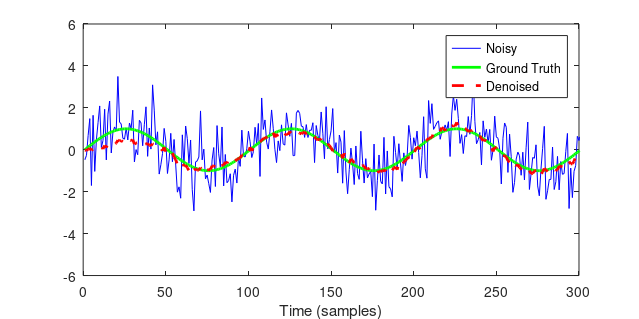
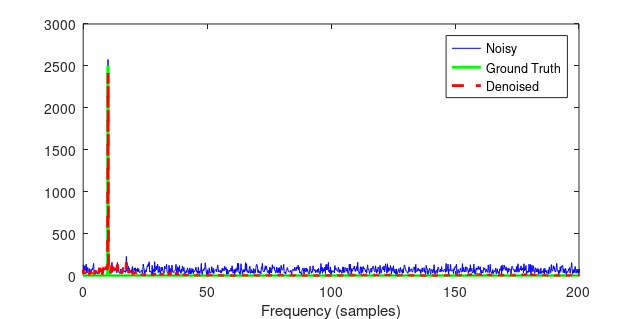
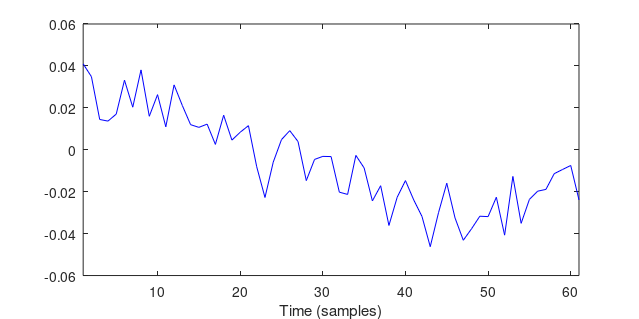

MATLAB code for these plots, in order:
%% Test script to see if we can do weiner filter with a Gaussian
% Assumptions are that the signal is narrowband while noise is broadband
% 
% Neal Wadhwa, February 2014

clear;
close all;

N = 1e4;
P = 20;
n = 0:N;
sigman = 1;

figDir = mfilename;
mkdir(figDir);


A = [0 0 1];
p = rand(4,1)*2*pi;
d = A(1)*sin(2*pi/1e3*40*n+p(1)) + A(2)*sin(2*pi/1e3*20*n+p(2)) + A(3)*sin(2*pi/1e3*10*n+p(3));
v = sigman*randn(size(d));
x = d + v;

q = 60;
p = q + 1;
w = zeros(p+5,p)/(p);
y = zeros(size(d));
mu = 0.001;
for n = q+3:N-q-1
   y(n) = convn(x(n-q:n), w(n,:), 'valid');
   e(n) = y(n)-x(n+1);
   xT = x(n:-1:n-q);   
   w(n+1,:) = w(n,:) - mu * xT./(norm(xT)+eps)*e(n); % Normalized gradient descent
    
end

%% Solve Weiner-Hopf equations
A  = xcorr(x,x);
A = A(1:N+1);
weights = [1:N+1];
A = A./weights;
A = fliplr(A);
M = p;
[XX, YY] = meshgrid(0:M-1, 0:M-1);
idx = abs(XX-YY)+1;
R = A(idx);


B = xcorr(x,x);
B = B(1:N+1);
B = B./weights;
B = fliplr(B);
idx = [ 1:p] + 1;
rdx =  B(idx)';
w_weiner = R\rdx; % What w should converge to
y_weiner = conv(x, w_weiner, 'full');


%% Plot
ff = figure('Position', [1 1 640 320],'PaperPositionMode','auto');
plot(x,'b');
hold on;
plot(d, 'g','LineWidth', 2);
plot(y_weiner,'r--', 'LineWidth', 2);
xlabel('Time (samples)');
xlim([0 300]);
legend({'Noisy', 'Ground Truth', 'Denoised'}, 'Location', 'Best');
saveas(ff, fullfile(figDir, 'timeDomain.eps'), 'psc2');

ff = figure('Position', [1 1 640 320],'PaperPositionMode','auto');
M = 5e3;
plot(linspace(0,1001,M), abs(fft(x,M)),'b');
hold on;
plot(linspace(0,1001,M), abs(fft(d,M)), 'g','LineWidth', 2);
plot(linspace(0,1001,M), abs(fft(y_weiner,M)),'r--', 'LineWidth', 2);
xlabel('Frequency (samples)');
xlim([0 200]);
legend({'Noisy', 'Ground Truth', 'Denoised'}, 'Location', 'Best');
saveas(ff, fullfile(figDir, 'freqDomain.eps'), 'psc2');


ff = figure('Position', [1 1 640 320],'PaperPositionMode','auto');
plot(w_weiner,'b');
xlabel('Time (samples)');
xlim([1 numel(w_weiner)]);
saveas(ff, fullfile(figDir, 'impulseResponse.eps'),'psc2');